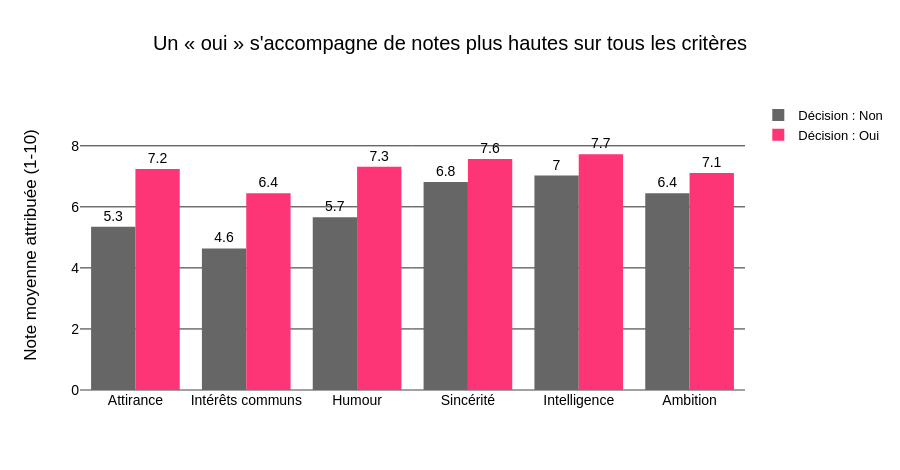

Notebook code for this chart:
### Markdown cell above
### 5.2 Les notes données selon la décision

### Code cell
mean_scores = (
    df_scored.groupby("dec")[SCORE_COLS].mean().T
    .rename(columns={0: "Non", 1: "Oui"})
    .rename(index=LABELS)
)
mean_scores["Écart"] = mean_scores["Oui"] - mean_scores["Non"]
mean_scores = mean_scores.sort_values("Écart", ascending=False)
print(mean_scores.round(2))

fig = go.Figure()
for answer, color in (("Non", "#666666"), ("Oui", TINDER_PINK)):
    fig.add_trace(go.Bar(
        x=mean_scores.index, y=mean_scores[answer], name=f"Décision : {answer}",
        marker_color=color, text=mean_scores[answer].round(1),
        textposition="outside", cliponaxis=False,
    ))
fig.update_layout(
    barmode="group", height=470, width=900,
    title="Un « oui » s'accompagne de notes plus hautes sur tous les critères",
    yaxis=dict(title="Note moyenne attribuée (1-10)", range=[0, 9.5]),
)
fig.show()

fig.write_image(IMG_PATH / "06_notes_selon_decision.png")

### Figure 1 — Plotly figure (JSON) as saved in the notebook; plotly's stock layout.template omitted (floating-point values rounded to 4 significant figures)
{"data": [{"cliponaxis": false, "marker": {"color": "#666666"}, "name": "Décision : Non", "text": [5.3, 4.6, 5.7, 6.8, 7.0, 6.4], "textposition": "outside", "type": "bar", "x": ["Attirance", "Intérêts communs", "Humour", "Sincérité", "Intelligence", "Ambition"], "y": [5.348, 4.638, 5.657, 6.812, 7.025, 6.442]}, {"cliponaxis": false, "marker": {"color": "#FD3476"}, "name": "Décision : Oui", "text": [7.2, 6.4, 7.3, 7.6, 7.7, 7.1], "textposition": "outside", "type": "bar", "x": ["Attirance", "Intérêts communs", "Humour", "Sincérité", "Intelligence", "Ambition"], "y": [7.242, 6.442, 7.315, 7.565, 7.721, 7.107]}], "layout": {"barmode": "group", "height": 470, "title": {"text": "Un « oui » s'accompagne de notes plus hautes sur tous les critères"}, "width": 900, "yaxis": {"range": [0, 9.5], "title": {"text": "Note moyenne attribuée (1-10)"}}}}
